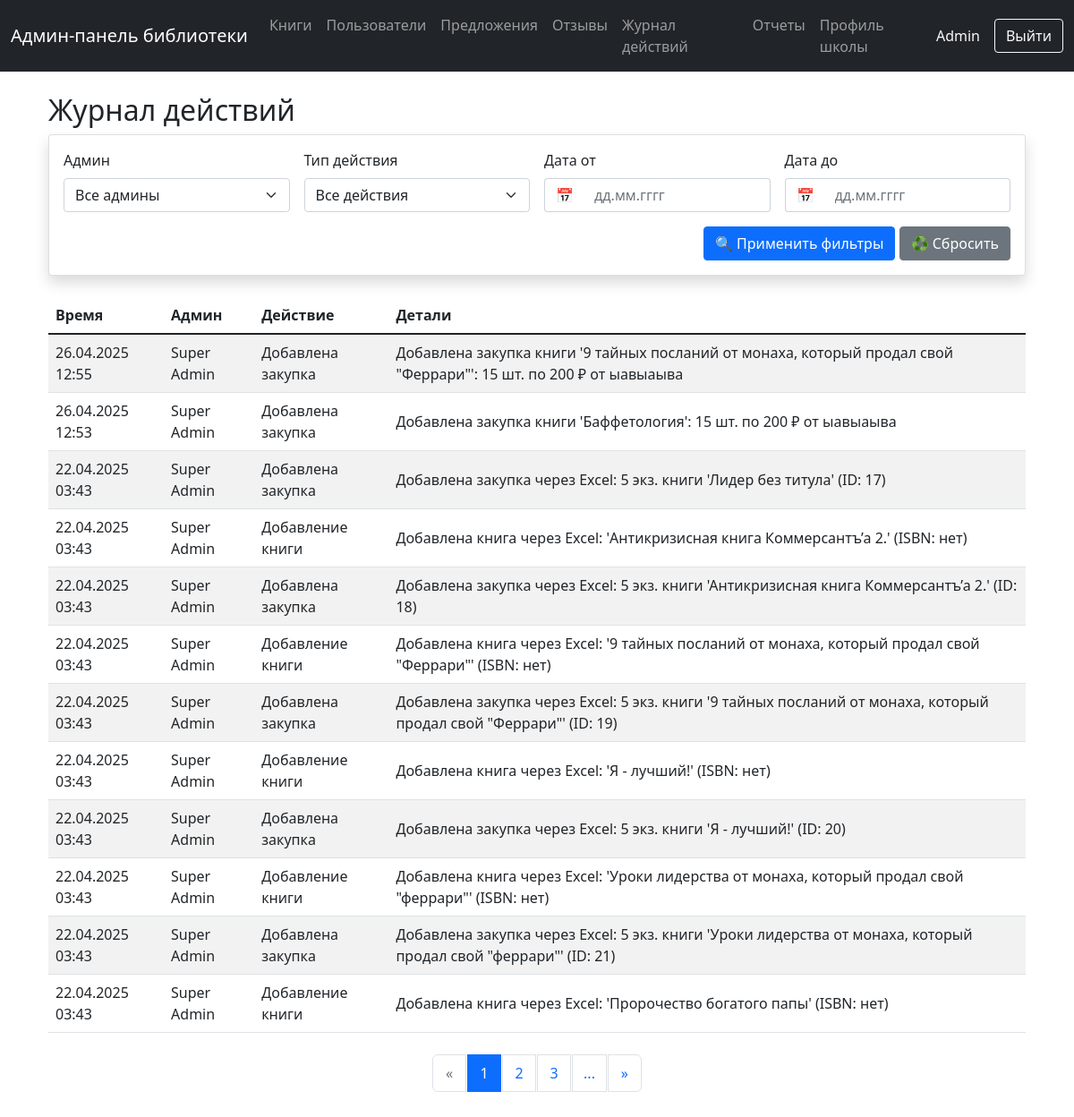
/logs (signed in), run on the app's committed database.
### tables this page shows
CREATE TABLE users (
                    id INTEGER PRIMARY KEY,
                    username TEXT,
                    full_name TEXT,
                    phone TEXT,
                    role TEXT DEFAULT 'user',
                    is_blocked INTEGER DEFAULT 0,
                    created_at TIMESTAMP DEFAULT CURRENT_TIMESTAMP
                , class TEXT);

CREATE TABLE admin_logs (
                    id INTEGER PRIMARY KEY AUTOINCREMENT,
                    admin_id INTEGER,
                    action_type TEXT,
                    book_id INTEGER,
                    details TEXT,
                    timestamp TIMESTAMP DEFAULT CURRENT_TIMESTAMP,
                    FOREIGN KEY (admin_id) REFERENCES users (id),
                    FOREIGN KEY (book_id) REFERENCES books (id)
                );

### routes.py (the view)
@router.get("/logs")
async def logs_page(
    request: Request,
    page: int = 1,
    admin_id: str = "",
    action_type: str = "",
    date_from: str = "",
    date_to: str = ""
):
    if not is_admin(request):
        return RedirectResponse(url="/login")
    admin_info = get_admin_info(request)
    items_per_page = 12
    try:
        with get_db() as conn:
            cursor = conn.cursor()
            cursor.execute("""
                SELECT DISTINCT u.id, u.full_name, u.username
                FROM admin_logs al
                JOIN users u ON al.admin_id = u.id
                ORDER BY COALESCE(u.full_name, u.username)
            """)
            admins = [{'id': row[0], 'name': row[1] or f"@{row[2]}"} for row in cursor.fetchall()]
            query = """
                SELECT
                    al.id,
                    al.action_type,
                    al.details,
                    strftime('%d.%m.%Y %H:%M', al.timestamp) as formatted_time,
                    u.full_name,
                    u.username
                FROM admin_logs al
                JOIN users u ON al.admin_id = u.id
                WHERE 1=1
            """
            params = []
            if admin_id:
                query += " AND al.admin_id = ?"
                params.append(admin_id)
            if action_type:
                query += " AND al.action_type = ?"
                params.append(action_type)
            if date_from:
                try:
                    day, month, year = date_from.split('.')
                    formatted_date = f"{year}-{month}-{day}"
                    query += " AND date(al.timestamp) >= date(?)"
                    params.append(formatted_date)
                except:
                    pass
            if date_to:
                try:
                    day, month, year = date_to.split('.')
                    formatted_date = f"{year}-{month}-{day}"
                    query += " AND date(al.timestamp) <= date(?)"
                    params.append(formatted_date)
                except:
                    pass
            count_query = f"SELECT COUNT(*) FROM ({query})"
            cursor.execute(count_query, params)
            total_records = cursor.fetchone()[0]
            total_pages = (total_records + items_per_page - 1) // items_per_page
            page = max(1, min(page, total_pages)) if total_pages > 0 else 1
            offset = (page - 1) * items_per_page
            query += " ORDER BY al.timestamp DESC LIMIT ? OFFSET ?"
            params.extend([items_per_page, offset])
            logging.info(f"SQL Query: {query}")
            logging.info(f"Params: {params}")
            cursor.execute(query, params)
            logs = []
            for row in cursor.fetchall():
                logs.append({
                    'id': row[0],
                    'action_type': row[1],
                    'details': row[2],
                    'timestamp': row[3],
                    'admin_name': row[4] or f"@{row[5]}"
                })
            filter_parts = []
            if admin_id:
                filter_parts.append(f"admin_id={admin_id}")
            if action_type:
                filter_parts.append(f"action_type={action_type}")
            if date_from:
                filter_parts.append(f"date_from={date_from}")
            if date_to:
                filter_parts.append(f"date_to={date_to}")
            filter_query = "&".join(filter_parts)
            return templates.TemplateResponse(
                "logs.html",
                {
                    "request": request,
                    "logs": logs,
                    "admin_info": admin_info,
                    "current_page": page,
                    "total_pages": total_pages,
                    "filter_query": filter_query,
                    "filters": {
                        "admin_id": admin_id,
                        "action_type": action_type,
                        "date_from": date_from,
                        "date_to": date_to
                    },
                    "admins": admins
                }
            )
    except Exception as e:
        logging.error(f"Error loading logs: {e}")
        raise HTTPException(status_code=500, detail=str(e))

### admin_panel/templates/logs.html (shortened to what this page needs)
{% extends "base.html" %}
{% block content %}
<link rel="stylesheet" href="https://cdn.jsdelivr.net/npm/flatpickr/dist/flatpickr.min.css">
<link rel="stylesheet" href="https://cdn.jsdelivr.net/npm/flatpickr/dist/themes/material_blue.css">
<div class="container mt-4">
    <h2>Журнал действий</h2>
    <div class="card mb-4">
        <div class="card-body">
            <form id="filterForm" method="GET" class="row g-3">
                <div class="col-md-3">
                    <label class="form-label">Админ</label>
                    <select class="form-select" name="admin_id">
                        <option value="">Все админы</option>
                    </select>
                </div>
                <div class="col-md-3">
                    <label class="form-label">Тип действия</label>
                    <select class="form-select" name="action_type">
                        <option value="">Все действия</option>
                    </select>
                </div>
                <div class="col-md-3">
                    <label class="form-label">Дата от</label>
                    <div class="input-group">
                        <span class="input-group-text">📅</span>
                        <input type="text"
                               class="form-control datepicker"
                               name="date_from"
                               placeholder="дд.мм.гггг"
                               value="{{ filters.date_from }}"
                               autocomplete="off">
                    </div>
                </div>
                <div class="col-md-3">
                    <label class="form-label">Дата до</label>
                    <div class="input-group">
                        <span class="input-group-text">📅</span>
                        <input type="text"
                               class="form-control datepicker"
                               name="date_to"
                               placeholder="дд.мм.гггг"
                               value="{{ filters.date_to }}"
                               autocomplete="off">
                    </div>
                </div>
                <div class="col-12 text-end">
                    <button type="submit" class="btn btn-primary">
                        🔍 Применить фильтры
                    </button>
                    <a href="/logs" class="btn btn-secondary">
                        ♻️ Сбросить
                    </a>
                </div>
            </form>
        </div>
    </div>
    <div class="table-responsive">
        <table class="table table-striped">
            <thead>
                <tr>
                    <th>Время</th>
                    <th>Админ</th>
                    <th>Действие</th>
                    <th>Детали</th>
                </tr>
            </thead>
            <tbody>
                {% for log in logs %}
                <tr>
                    <td>{{ log.timestamp }}</td>
                    <td>{{ log.admin_name }}</td>
                    <td>
                        {% if log.action_type == 'add_book' %}
                            Добавление книги
                        {% elif log.action_type == 'edit_book' %}
                            Редактирование книги
                        {% elif log.action_type == 'delete_book' %}
                            Удаление книги
                        {% elif log.action_type == 'add_purchase' %}
                            Добавлена закупка
                        {% elif log.action_type == 'write_off_copy' %}
                            Списание экземпляра
                        {% else %}
                            {{ log.action_type }}
                        {% endif %}
                    </td>
                    <td>{{ log.details }}</td>
                </tr>
                {% endfor %}
            </tbody>
        </table>
    </div>
    {% if total_pages > 1 %}
    <nav aria-label="Page navigation" class="mt-4">
        <ul class="pagination justify-content-center">
            <li class="page-item {% if current_page == 1 %}disabled{% endif %}">
                <a class="page-link" href="?page=1{{ '&' + filter_query if filter_query }}" aria-label="First">
                    <span aria-hidden="true">«</span>
                </a>
            </li>
            {% set start = (current_page - 2) if (current_page - 2) > 0 else 1 %}
            {% set end = (current_page + 2) if (current_page + 2) <= total_pages else total_pages %}
            {% for page in range(start, end + 1) %}
            <li class="page-item {% if page == current_page %}active{% endif %}">
                <a class="page-link" href="?page={{ page }}{{ '&' + filter_query if filter_query }}">{{ page }}</a>
            </li>
            {% endfor %}
            {% if end < total_pages %}
                <li class="page-item">
                    <span class="page-link">...</span>
                </li>
            {% endif %}
            <li class="page-item {% if current_page == total_pages %}disabled{% endif %}">
                <a class="page-link" href="?page={{ total_pages }}{{ '&' + filter_query if filter_query }}" aria-label="Last">
                    <span aria-hidden="true">»</span>
                </a>
            </li>
        </ul>
    </nav>
    {% endif %}
</div>
{% endblock %}

### admin_panel/templates/base.html (shortened to what this page needs)
<!DOCTYPE html>
<html>
<head>
    <link href="https://cdn.jsdelivr.net/npm/bootstrap@5.1.3/dist/css/bootstrap.min.css" rel="stylesheet">
    <link rel="stylesheet" href="https://cdnjs.cloudflare.com/ajax/libs/font-awesome/6.0.0/css/all.min.css">
    <link href="{{ url_for('static', path='/css/style.css') }}" rel="stylesheet">
</head>
<body>
    <nav class="navbar navbar-expand-lg navbar-dark bg-dark">
        <div class="container-fluid">
            <a class="navbar-brand" href="/">Админ-панель библиотеки</a>
            <div class="collapse navbar-collapse" id="navbarNav">
                <ul class="navbar-nav me-auto">
                    <li class="nav-item">
                        <a class="nav-link" href="/books">Книги</a>
                    </li>
                    <li class="nav-item">
                        <a class="nav-link" href="/users">Пользователи</a>
                    </li>
                    <li class="nav-item">
                        <a class="nav-link" href="/suggestions">Предложения</a>
                    </li>
                    <li class="nav-item">
                        <a class="nav-link" href="/reviews">Отзывы</a>
                    </li>
                    <li class="nav-item">
                        <a class="nav-link" href="/logs">Журнал действий</a>
                    </li>
                    <li class="nav-item">
                        <a class="nav-link" href="/reports">Отчеты</a>
                    </li>
                    <li class="nav-item">
                        <a class="nav-link {% if request.url.path.endswith('/school') %}active{% endif %}" href="/school">
                            Профиль школы
                        </a>
                    </li>
                </ul>
                {% if admin_info %}
                <div class="navbar-text me-3 text-light">
                    {{ admin_info.full_name or admin_info.username }}
                </div>
                <a href="/logout" class="btn btn-outline-light">Выйти</a>
                {% endif %}
            </div>
        </div>
    </nav>
    <div class="container mt-4">
        {% block content %}{% endblock %}
    </div>
</body>
</html>

### admin_panel/static/css/style.css (style rules this page uses)
.card { box-shadow: 0 0.5rem 1rem rgba(0, 0, 0, 0.15); margin-bottom: 1rem; }
.table { margin-bottom: 0; }
.table td { vertical-align: middle; }

### admin_panel/templates/logs.html (style rules this page uses)
.input-group .input-group-text { background-color: #fff; border-right: none; }
.input-group .form-control { border-left: none; }
.pagination { margin-bottom: 2rem; }
.pagination .page-link { color: var(--bs-primary); border: 1px solid #dee2e6; margin: 0 2px; padding: 0.5rem 0.75rem; min-width: 38px; text-align: center; }
.pagination .page-item.active .page-link { background-color: var(--bs-primary); border-color: var(--bs-primary); color: white; }
.pagination .page-item.disabled .page-link { color: #6c757d; pointer-events: none; background-color: #fff; border-color: #dee2e6; }
.pagination .page-item:first-child .page-link { border-top-left-radius: 6px; border-bottom-left-radius: 6px; }
.pagination .page-item:last-child .page-link { border-top-right-radius: 6px; border-bottom-right-radius: 6px; }
.pagination .page-link { transition: all 0.2s ease-in-out; }

### data on the page
users: role "Admin"
admin_logs: timestamp "26.04.2025 12:55", admin_name "Super Admin", action_type "Добавлена закупка", details "Добавлена закупка книги '9 тайных посланий от монаха, который продал свой \"Феррари\"': 15 шт. по 200 ₽ от ыавыаыва"
admin_logs: timestamp "26.04.2025 12:53", admin_name "Super Admin", action_type "Добавлена закупка", details "Добавлена закупка книги 'Баффетология': 15 шт. по 200 ₽ от ыавыаыва"
admin_logs: timestamp "22.04.2025 03:43", admin_name "Super Admin", action_type "Добавлена закупка", details "Добавлена закупка через Excel: 5 экз. книги 'Лидер без титула' (ID: 17)"
admin_logs: timestamp "22.04.2025 03:43", admin_name "Super Admin", action_type "Добавление книги", details "Добавлена книга через Excel: 'Антикризисная книга Коммерсантъ’а 2.' (ISBN: нет)"
admin_logs: timestamp "22.04.2025 03:43", admin_name "Super Admin", action_type "Добавлена закупка", details "Добавлена закупка через Excel: 5 экз. книги 'Антикризисная книга Коммерсантъ’а 2.' (ID: 18)"
admin_logs: timestamp "22.04.2025 03:43", admin_name "Super Admin", action_type "Добавление книги", details "Добавлена книга через Excel: '9 тайных посланий от монаха, который продал свой \"Феррари\"' (ISBN: нет)"
admin_logs: timestamp "22.04.2025 03:43", admin_name "Super Admin", action_type "Добавлена закупка", details "Добавлена закупка через Excel: 5 экз. книги '9 тайных посланий от монаха, который продал свой \"Феррари\"' (ID: 19)"
admin_logs: timestamp "22.04.2025 03:43", admin_name "Super Admin", action_type "Добавление книги", details "Добавлена книга через Excel: 'Я - лучший!' (ISBN: нет)"
admin_logs: timestamp "22.04.2025 03:43", admin_name "Super Admin", action_type "Добавлена закупка", details "Добавлена закупка через Excel: 5 экз. книги 'Я - лучший!' (ID: 20)"
admin_logs: timestamp "22.04.2025 03:43", admin_name "Super Admin", action_type "Добавление книги", details "Добавлена книга через Excel: 'Уроки лидерства от монаха, который продал свой \"феррари\"' (ISBN: нет)"
admin_logs: timestamp "22.04.2025 03:43", admin_name "Super Admin", action_type "Добавлена закупка", details "Добавлена закупка через Excel: 5 экз. книги 'Уроки лидерства от монаха, который продал свой \"феррари\"' (ID: 21)"
admin_logs: timestamp "22.04.2025 03:43", admin_name "Super Admin", action_type "Добавление книги", details "Добавлена книга через Excel: 'Пророчество богатого папы' (ISBN: нет)"

### other printed values
{{ page }} "1" "2" "3"
